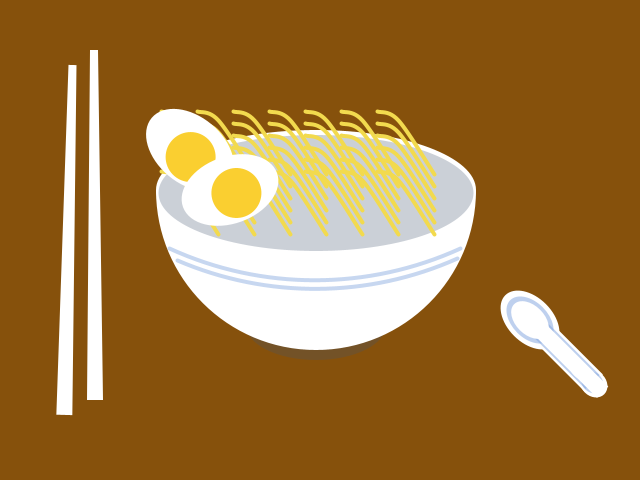
Frame 1 (no input)
Frame 60 (the mouse pressed at the canvas centre just before this capture): identical to frame 1, image omitted
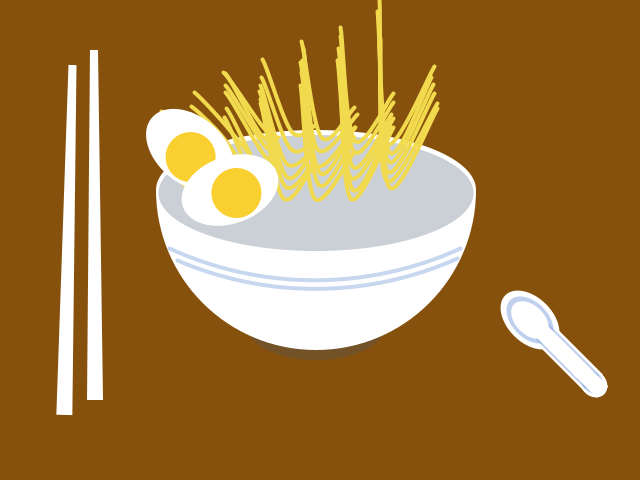
Frame 120 (the mouse held since frame 60 and released just before this capture)

The Processing sketch that drew these frames (run headless with seeded random() and noise(); from frame 60 on, the mouse is pressed at the canvas centre):

// Processing sketch: processing_37881
// ── processing_37881.pde

void setup(){
size(640, 480);
strokeJoin(ROUND);
}


void draw(){
  
background(134, 81, 12);
  noStroke();
smooth();

//chopsticks
pushMatrix();
translate(-500, 0);
fill(255);
quad(590, 50, 598, 50, 603, 400, 587, 400);
rotate(radians(1.5));
quad(570, 50, 578, 50, 583, 400, 567, 400);
popMatrix();

//spoon
fill(255);
pushMatrix();
translate(530, 320);
rotate(radians(-45));
ellipse(0, 0, 45, 70);  //outside white
rect(-12, 0, 25, 90);
ellipse(0, 90, 25, 30);
  scale(0.8);  //blue lining
  fill(136, 170, 224, 140);
  ellipse(0, 0, 45, 70);
  rect(-12, 0, 25, 110);
  ellipse(0, 110, 25, 30);
    scale(0.8);  //inside white
    fill(255,255,255);
    ellipse(0, 0, 45, 70);
    rect(-12, 0, 25, 160);
    ellipse(0, 110, 25, 40);
stroke(136, 170, 224, 80);
strokeWeight(9);
popMatrix();
noStroke();


//bowl
pushMatrix();
fill(255);
ellipse (316, 190, 320, 120);
fill(66, 82, 108, 70);
ellipse ( 316, 325, 140, 70);
fill(255);
arc(316, 190, 320, 320, 0, PI);
fill(66, 82, 108, 70);
ellipse (316, 193, 315, 116);
noFill();
strokeWeight(4);
stroke(136, 170, 224,120);
arc(315, -70, 700, 700, PI/2.75, PI/1.57);
arc(315, -61, 700, 700, PI/2.73, PI/1.59);
popMatrix();



// noodles
float noorot = 0;
float noox =0;
float nooy = 0;


for (float x = -18; x<=18; x=x+6)
{
  for(float y = -5; y <=5; y=y+2){
pushMatrix();
rotate(noorot/9000);
translate(30+(x*6)+noox, -50+(y*6)+nooy);
beginShape();
strokeWeight(4);
stroke(242, 218, 78);
curveVertex(239+2*noox, 191+nooy);
curveVertex(239+noox, 191+2*nooy);
curveVertex(260-4*noox, 200-nooy);
curveVertex(296+2*noox, 254+2*nooy);
curveVertex(296+2*noox, 254+2*nooy);
endShape();
popMatrix();

noorot = noorot+ random(-1*mouseX/8 ,1*mouseX/8)*map(mouseX, 0, 640, 0, 2*PI);
noox = noox + random(-mouseX/200,mouseX/200);
nooy = nooy + random(-mouseX/100,mouseX/200);
}}
 println (mouseX);
 println (mouseY);
 pushMatrix();
 noStroke();
 translate(190, 150);
 rotate(radians(40));
 fill(255);
 ellipse(0, 0, 100, 67);
 fill(250,207,48);
 ellipse(5,5, 50, 50);
 popMatrix();
 
 pushMatrix();
 noStroke();
 translate(230, 190);
 rotate(radians(-20));
 fill(255);
 ellipse(0, 0, 100, 67);
 fill(250,207,48);
 ellipse(5,5, 50, 50);
 popMatrix();
 }
